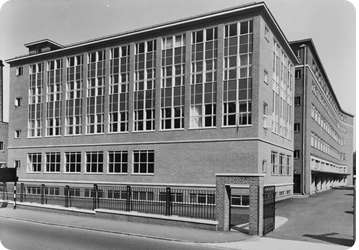
#> input picture southwing.jpg, 359 x 250 px
$ python ComputingExample2_Q5b.py
#> lines starting #> are read from the running program, lines starting #| are printed output that depends on the picture
import numpy as np
import matplotlib.pyplot as plt
from PIL import Image


img = Image.open("southwing.jpg")
#> img is the input picture: PIL image 359x250 RGB; min 0, max 255, mean 133.4
x, y = img.size
#> x = 359; y = 250

A = np.array(img.split()[0])
B = np.zeros(A.shape)

G = np.array([[-1, -1, -1],
              [-1,  8, -1],
              [-1, -1, -1]])

n = len(G[0])
d = n//2

for i in range(1, x-1):
    for j in range(1, y-1):
        #convolve
        for k in range(0, n-1, 1):
            for l in range(0, n-1, 1):
                B[j,i] += G[l, k] * A[j-d+l, i-d+k]
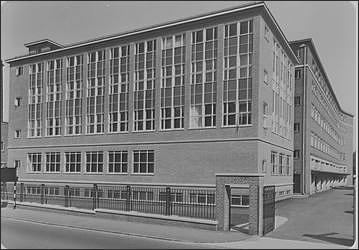
#> B: shape (250, 359) float64; min -392, max 1724, mean 654.7; drawn with min black and max white


plt.imshow(B, cmap='gray_r', vmin = 0, vmax=255)
plt.show()
